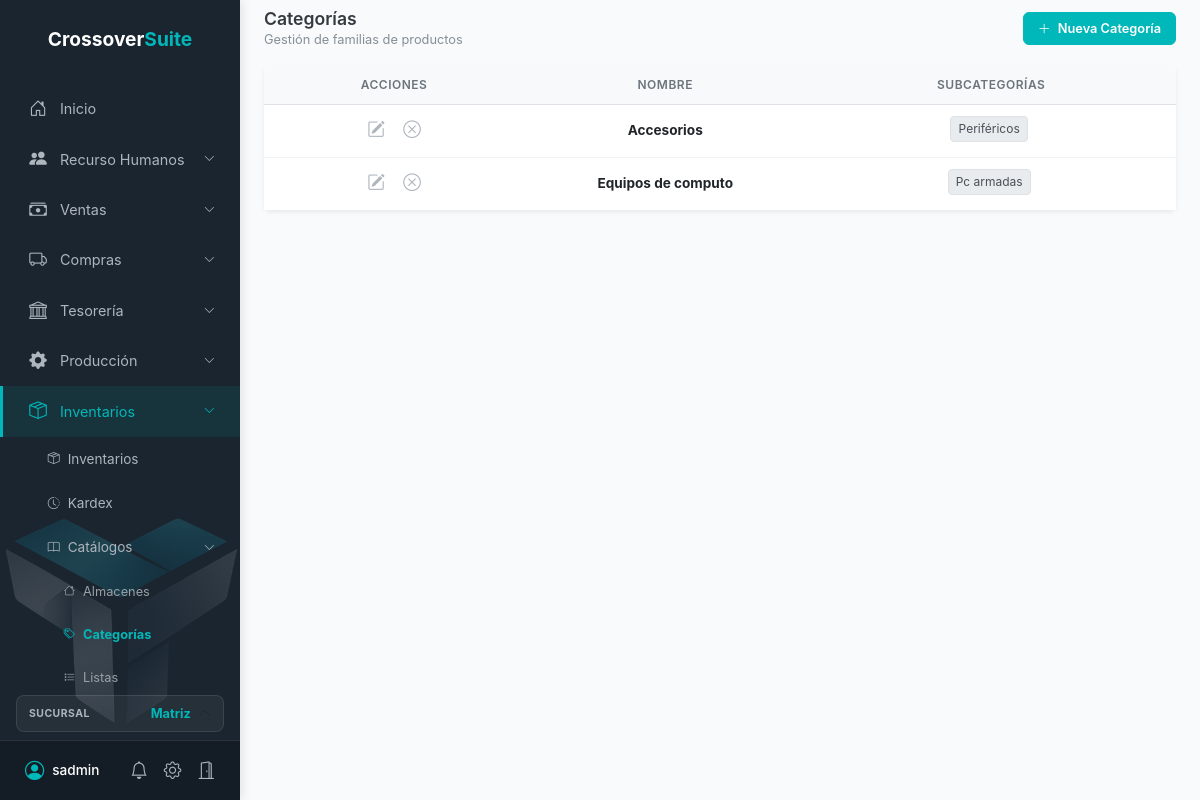
The app's page /inventario/categorias/ (signed in), older data.
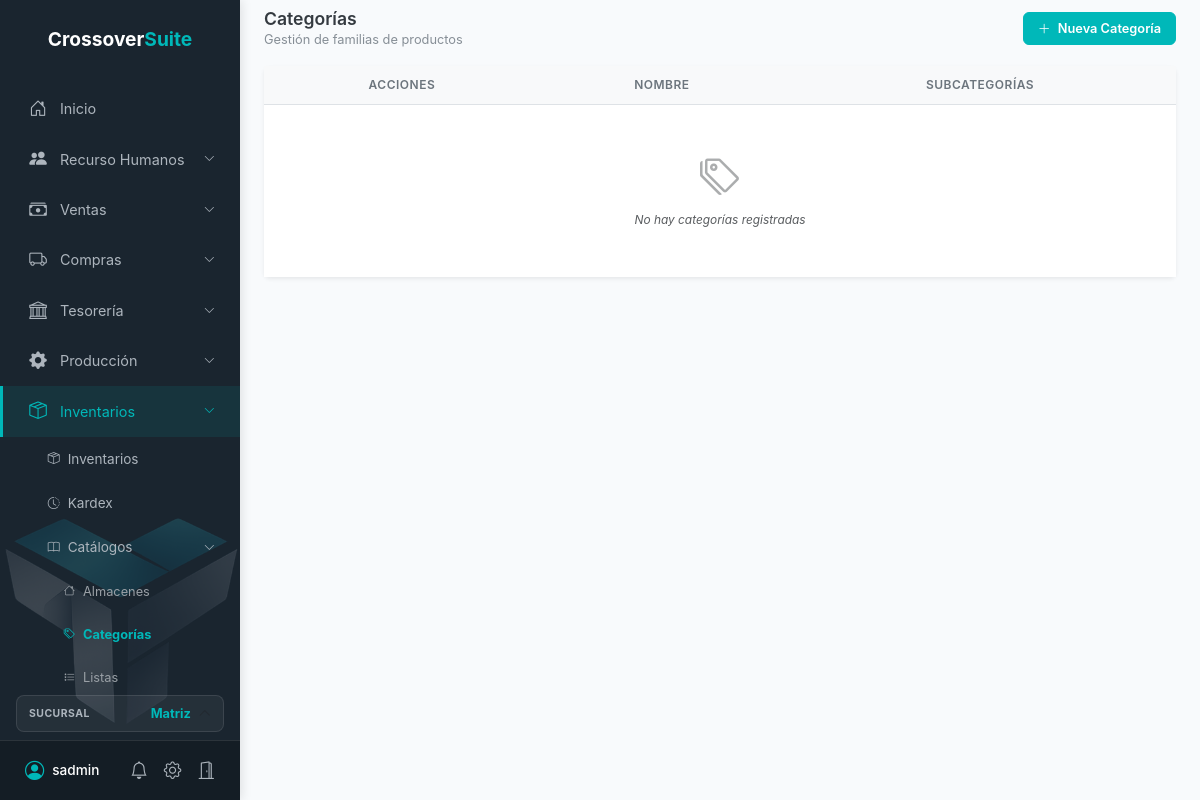
The same page, newer data.
### preferencias/models.py (models this page shows, shortened)
class Sucursal(models.Model):
    nombre = models.CharField(max_length=150, verbose_name="Nombre de la Sucursal")
    calle = models.CharField(max_length=200, verbose_name="Calle")
    numero_exterior = models.CharField(max_length=50, verbose_name="Número Exterior")
    numero_interior = models.CharField(max_length=50, blank=True, null=True, verbose_name="Número Interior")
    colonia = models.CharField(max_length=150, verbose_name="Colonia")
    ciudad = models.CharField(max_length=150, verbose_name="Ciudad/Municipio")
    estado = models.CharField(max_length=100, verbose_name="Estado")
    pais = models.CharField(max_length=100, default="México", verbose_name="País")
    cp = models.CharField(max_length=10, verbose_name="Código Postal")
    empresa = models.ForeignKey(Empresa, on_delete=models.CASCADE, related_name='sucursales')
    fecha_creacion = models.DateTimeField(auto_now_add=True)
    class Meta:
        verbose_name = "Sucursal"
        verbose_name_plural = "Sucursales"

### categorias/models.py (models this page shows, shortened)
class Categoria(models.Model):
    nombre = models.CharField(max_length=150, verbose_name="Nombre de la Categoría")
    empresa = models.ForeignKey(
        Empresa,
        on_delete=models.CASCADE,
        null=True,
        blank=True,
        verbose_name="Empresa",
        related_name='categorias_catalogo' # <--- AGREGAR ESTO (nombre diferente)
    )
    class Meta:
        verbose_name = "Categoría"
        verbose_name_plural = "Categorías"
        ordering = ['nombre']

class Subcategoria(models.Model):
    nombre = models.CharField(max_length=150, verbose_name="Nombre de la Subcategoría")
    categoria = models.ForeignKey(Categoria, related_name='subcategorias', on_delete=models.CASCADE, verbose_name="Categoría Padre")
    empresa = models.ForeignKey(
        Empresa,
        on_delete=models.CASCADE,
        null=True,
        blank=True,
        verbose_name="Empresa"
    )
    class Meta:
        verbose_name = "Subcategoría"
        verbose_name_plural = "Subcategorías"
        ordering = ['nombre']

### categorias/views.py (the view)
# urls.py: path('categorias/', views.lista_categorias, name='lista_categorias'),
@login_required(login_url='/login/')
@require_inventory_permission('categorias', 'ver')
def lista_categorias(request):
    empresa_actual = get_empresa_actual(request)
    if not empresa_actual:
        return render(request, 'error_sin_empresa.html', status=403)
    categorias = Categoria.objects.filter(empresa=empresa_actual).prefetch_related('subcategorias').order_by('nombre')
    contexto = {
        'categorias': categorias
    }
    return render(request, 'dashboard_categorias.html', contexto)

### categorias/views.py (called while the page is built)
def get_empresa_actual(request):
    username = request.user.username
    if '@' in username:
        subdominio = username.split('@')[1]
        try:
            return Empresa.objects.get(subdominio=subdominio)
        except Empresa.DoesNotExist:
            return None
    return None

### preferencias/permissions.py (called while the page is built, shortened)
def get_empresa_actual(request):
    username = request.user.username
    if '@' in username:
        subdominio = username.split('@')[1]
        try:
            return Empresa.objects.get(subdominio=subdominio)
        except Empresa.DoesNotExist:
            return None
    return None

def user_has_sales_permission(request, submodulo, accion):
    user = request.user
    if not user.is_authenticated:
        return False
    empresa = get_empresa_actual(request)
    if not empresa:
        return user.is_superuser
    if not empresa.modulo_ventas:
        return False
    if user.is_superuser:
        return True

def get_granular_purchase_permissions(request):
    perms = {}
    for submodulo, acciones in PURCHASES_PERMISSION_MATRIX.items():
        perms[submodulo] = {accion: user_has_purchase_permission(request, submodulo, accion) for accion in acciones}
    return perms

### templates/dashboard_categorias.html (shortened to what this page needs)
{% extends 'base.html' %}
{% block content %}
<div class="container-fluid py-2 px-4">
    <div class="d-flex flex-column flex-md-row justify-content-between align-items-md-center gap-3 mb-3">
        <div>
            <h4 class="section-title mb-0">Categorías</h4>
            <span class="section-subtitle">Gestión de familias de productos</span>
        </div>
        <div class="d-flex flex-wrap align-items-center gap-2">
            {% if granular_inventory_perms.categorias.crear %}
            <button class="btn btn-brand text-white btn-pro shadow-sm" data-bs-toggle="modal" data-bs-target="#modalCrearCategoria">
                <i class="bi bi-plus-lg me-1"></i> Nueva Categoría
            </button>
            {% endif %}
        </div>
    </div>
    <div class="card border-0 shadow-sm">
        <div class="card-body p-0">
            <div class="table-responsive">
                <table class="table table-pro mb-0">
                    <thead>
                        <tr>
                            <th class="text-center" style="width: 60px;">Acciones</th>
                            <th class="text-center" style="width: 60px;">Nombre</th>
                            <th class="text-center" style="width: 60px;">Subcategorías</th>
                        </tr>
                    </thead>
                    <tbody>
                        {% for c in categorias %}
                        <tr>
                            <td class="text-center">
                                {% if granular_inventory_perms.categorias.editar %}
                                <span data-id="{{ c.id }}" onclick="cargarCategoriaEdicion(this)" class="icon-action" title="Editar">
                                    <i class="bi bi-pencil-square"></i>
                                </span>
                                {% endif %}
                                {% if granular_inventory_perms.categorias.eliminar %}
                                <span data-id="{{ c.id }}" onclick="eliminarCategoria(this)" class="icon-action" title="Eliminar" style="color: #adb5bd;" onmouseover="this.style.color='#dc3545'" onmouseout="this.style.color='#adb5bd'">
                                    <i class="bi bi-x-circle"></i>
                                </span>
                                {% endif %}
                            </td>
                            <td class="text-center">
                                <div class="fw-bold text-dark">{{ c.nombre }}</div>
                            </td>
                            <td class="text-center">
                                <div>
                                    {% for sub in c.subcategorias.all %}
                                        <span class="badge-sub">{{ sub.nombre }}</span>
                                    {% empty %}
                                        <span class="text-muted small fst-italic">Sin subcategorías</span>
                                    {% endfor %}
                                </div>
                            </td>
                        </tr>
                        {% empty %}
                        <tr>
                            <td colspan="3" class="text-center py-5">
                                <i class="bi bi-tags display-6 text-muted mb-2 d-block opacity-50"></i>
                                <span class="text-muted fst-italic small">No hay categorías registradas</span>
                            </td>
                        </tr>
                        {% endfor %}
                    </tbody>
                </table>
            </div>
        </div>
    </div>
</div>
{% endblock %}

### templates/base.html (shortened to what the changed rows need)
{% load static %}
<!DOCTYPE html>
<html lang="es">
<head>
    <link href="https://cdn.jsdelivr.net/npm/bootstrap@5.3.0/dist/css/bootstrap.min.css" rel="stylesheet">
    <link rel="stylesheet" href="https://cdn.jsdelivr.net/npm/bootstrap-icons@1.11.1/font/bootstrap-icons.css">
    <link rel="stylesheet" href="{% static 'css/global.css' %}?v={% now 'U' %}">
</head>
<body class="{% if '/inventario/' in request.path or '/ventas/' in request.path or '/compras/' in request.path %}sidebar-open{% endif %}">
    <div class="sidebar" id="sidebarMenu">
        {% if sucursales_list %}
        <div class="sidebar-branch-selector px-3 mb-2">
            <div class="dropdown">
                <button class="btn btn-sm w-100 d-flex justify-content-between align-items-center branch-dropdown-btn" type="button" data-bs-toggle="dropdown" aria-expanded="false">
                    <div class="d-flex align-items-center overflow-hidden ms-2">
                        <span class="text-truncate fw-bold" style="font-size: 0.8rem; color: var(--brand-color);">
                            {% for suc in sucursales_list %}
                                {% if suc.id|stringformat:"s" == sucursal_actual_id|stringformat:"s" %}
                                    {{ suc.nombre }}
                                {% endif %}
                            {% endfor %}
                        </span>
                        <i class="bi bi-chevron-up ms-2 small text-muted"></i>
                    </div>
                </button>
            </div>
        </div>
        {% endif %}
    </div>
    <div class="main-content">
        {% block content %}{% endblock %}
    </div>
</body>
</html>

Row changes from the older to the newer data that the page shows:
removed Categoria: nombre "Accesorios"
removed Subcategoria: nombre "Periféricos", shown under "Accesorios"
removed Categoria: nombre "Equipos de computo"
removed Subcategoria: nombre "Pc armadas", shown under "Equipos de computo"
Text that changed along with them:
text now shown: "No hay categorías registradas"
